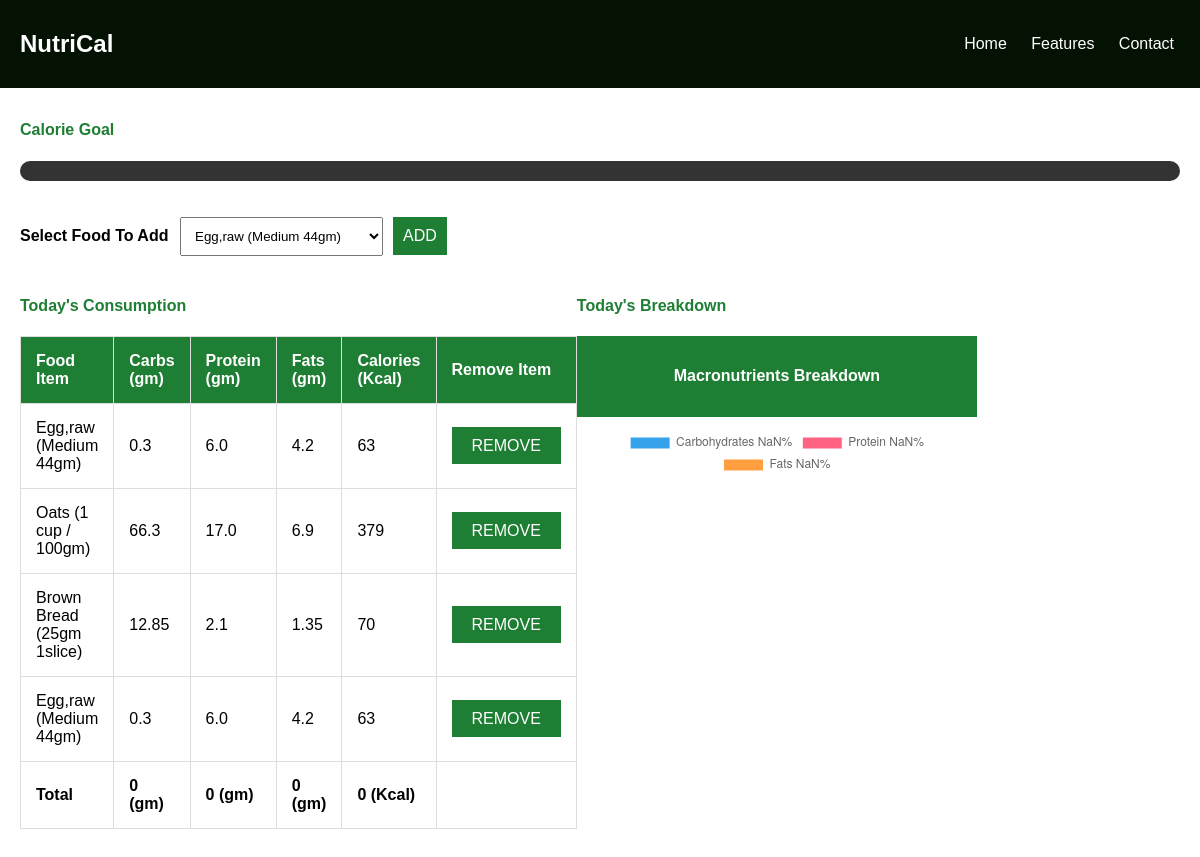
Page /index/ (signed in) on the committed database.
### myapp/models.py (models this page shows, shortened)
class Consume(models.Model):
    user = models.ForeignKey(User, on_delete=models.CASCADE)
    food_consumed = models.ForeignKey(Food, on_delete=models.CASCADE)

class Food(models.Model):
    name = models.CharField(max_length=100)
    carbs = models.FloatField()
    protein = models.FloatField()
    fats = models.FloatField()
    calories = models.IntegerField()

### myapp/views.py (the view)
# urls.py: path('index/',views.index,name='index'),
@login_required
def index(request):
    if request.method == 'POST':
        food_consumed = request.POST['food_consumed']
        consume = Food.objects.get(name=food_consumed)
        user = request.user
        consume = Consume(user=user,food_consumed=consume)
        consume.save()
        foods = Food.objects.all()
    else:
        foods = Food.objects.all()
    consumed_food = Consume.objects.filter(user=request.user)
    return render(request, 'myapp/index.html', {'foods':foods, 'consumed_food':consumed_food})

### myapp/templates/myapp/index.html (shortened to what this page needs)
<!DOCTYPE html>
<html lang="en">
<head>
</head>
<body>
    <nav class="navbar">
        <div>
            <h1>NutriCal</h1>
        </div>
        <div>
            <a href="{% url 'home' %}">Home</a>
            <a href="{% url 'home' %}">Features</a>
            <a href="{% url 'home' %}">Contact</a>
        </div>
    </nav>
    <div class="container">
        <h4>Calorie Goal</h4>
        <div class="progress">
        </div>
        <br><br>
        <form method="POST">
            <div class="form-group">
                <label for="food_consumed"><b>Select Food To Add</b></label>
                <select name="food_consumed" id="food_consumed">
                    {% for food in foods %}
                    <option value="{{food.name}}">{{food.name}}</option>
                    {% endfor %}
                </select>
                <button class="btn" type="submit">Add</button>
            </div>
        </form>
        <div class="content">
            <div>
                <h4>Today's Consumption</h4>
                <table id="table">
                    <tr class="bg-primary text-white">
                        <th>Food Item</th>
                        <th>Carbs (gm)</th>
                        <th>Protein (gm)</th>
                        <th>Fats (gm)</th>
                        <th>Calories (Kcal)</th>
                        <th>Remove Item</th>
                    </tr>
                    {% for c in consumed_food %}
                    <tr>
                        <td>{{c.food_consumed.name}}</td>
                        <td>{{c.food_consumed.carbs}}</td>
                        <td>{{c.food_consumed.protein}}</td>
                        <td>{{c.food_consumed.fats}}</td>
                        <td>{{c.food_consumed.calories}}</td>
                        <td><a class="btn btn-danger" href="{% url 'delete' c.id %}">Remove</a></td>
                    </tr>
                    {% endfor %}
                    <tr>
                        <td><b>Total</b></td>
                        <td id="totalCarbs"><b></b></td>
                        <td id="totalProtein"><b></b></td>
                        <td id="totalFats"><b></b></td>
                        <td id="totalCalories"><b></b></td>
                    </tr>
                </table>
            </div>
            <div style="margin-right: 400px;">
                <h4>Today's Breakdown</h4>
                <div class="card-header">
                    <h4 style="color: white; text-align: center;">Macronutrients Breakdown</h4>
                </div>
                <div class="chart-container">
                    <canvas id="myChart"></canvas>
                </div>
            </div>
        </div>
    </div>
    <script>
        window.onload = function() {
            var table = document.getElementById("table");
            console.log("Table:", table);
            var totalCarbsElement = document.getElementById("totalCarbs");
            var totalProteinsElement = document.getElementById("totalProtein");
            var totalFatsElement = document.getElementById("totalFats");
            var totalCaloriesElement = document.getElementById("totalCalories");
            var carbs = 0, protein = 0, fats = 0, calories = 0;
            for (var i = 1; i < table.rows.length - 1; i++) {
                console.log("Row", i, "Cells:", table.rows[i].cells);
                carbs += parseFloat(table.rows[i].cells[1].innerHTML) || 0;
                protein += parseFloat(table.rows[i].cells[2].innerHTML) || 0;
                fats += parseFloat(table.rows[i].cells[3].innerHTML) || 0;
                calories += parseFloat(table.rows[i].cells[4].innerHTML) || 0;
            }
            carbs = Math.round(carbs);
            protein = Math.round(protein);
            fats = Math.round(fats);
            calories = Math.round(calories);
            totalCarbsElement.innerHTML = '<b>' + carbs + ' (gm)</b>';
            totalProteinsElement.innerHTML = '<b>' + protein + ' (gm)</b>';
            totalFatsElement.innerHTML = '<b>' + fats + ' (gm)</b>';
            totalCaloriesElement.innerHTML = '<b>' + calories + ' (Kcal)</b>';
            var calPer = (calories / 2000) *100;
            document.getElementsByClassName("progress-bar")[0].setAttribute("style","width:"+calPer+"%");
            var total = carbs+protein+fats;
            var carbP = Math.round((carbs/total)*100);
            var proteinP = Math.round((protein/total)*100);
            var fatsP = Math.round((fats/total)*100);
            const ctx = document.getElementById('myChart');
            new Chart(ctx, {
                type: 'doughnut',
                data: {
                labels: ['Carbohydrates '+carbP+'%', 'Protein '+proteinP+'%', 'Fats '+fatsP+'%'],
                datasets: [{
                    label: '# of Votes',
                    data: [carbP, proteinP, fatsP],
                    borderWidth: 1
                }]
                },
            });
        };
    </script>
</body>
</html>

### myapp/templates/myapp/index.html (style rules this page uses)
body { margin: 0; font-family: Arial, sans-serif; background-color: white; color: black; }
.navbar { display: flex; justify-content: space-between; align-items: center; padding: 10px 20px; background-color: #041204; color: white; position: fixed; width: 97%; top: 0; z-index: 1000; }
.navbar a { color: white; text-decoration: none; margin: 0 10px; }
.container { margin-top: 80px; padding: 20px; }
h4 { color: #1e7e34; }
.progress { background-color: #333; border-radius: 20px; overflow: hidden; height: 20px; }
.form-group { display: flex; align-items: center; margin-bottom: 20px; }
.form-group label { margin-right: 10px; width: 150px; }
.form-group select, .form-group button { padding: 10px; margin-right: 10px; }
.btn { background-color: #1e7e34; color: white; border: none; cursor: pointer; padding: 10px 20px; text-transform: uppercase; font-size: 16px; text-decoration: none; }
.content { display: flex; justify-content: space-between; }
table { width: 100%; border-collapse: collapse; margin-bottom: 20px; }
table, th, td { border: 1px solid #ddd; }
th, td { padding: 15px; text-align: left; }
th { background-color: #1e7e34; color: white; }
.bg-primary { background-color: #1e7e34; color: white; }
.text-white { color: white; }
.card-header { background-color: #1e7e34; color: white; padding: 10px; margin-bottom: 10px; }
.chart-container { width: 400px; height: 400px; }

### rows in the picture
Consume: food_consumed.name "Egg,raw (Medium 44gm)", food_consumed.carbs "0.3", food_consumed.protein "6.0", food_consumed.fats "4.2", food_consumed.calories "63"
Consume: food_consumed.name "Oats (1 cup / 100gm)", food_consumed.carbs "66.3", food_consumed.protein "17.0", food_consumed.fats "6.9", food_consumed.calories "379"
Consume: food_consumed.name "Brown Bread (25gm 1slice)", food_consumed.carbs "12.85", food_consumed.protein "2.1", food_consumed.fats "1.35", food_consumed.calories "70"
Consume: food_consumed.name "Egg,raw (Medium 44gm)", food_consumed.carbs "0.3", food_consumed.protein "6.0", food_consumed.fats "4.2", food_consumed.calories "63"

### other values in the picture
form field food_consumed "Egg,raw (Medium 44gm)"
